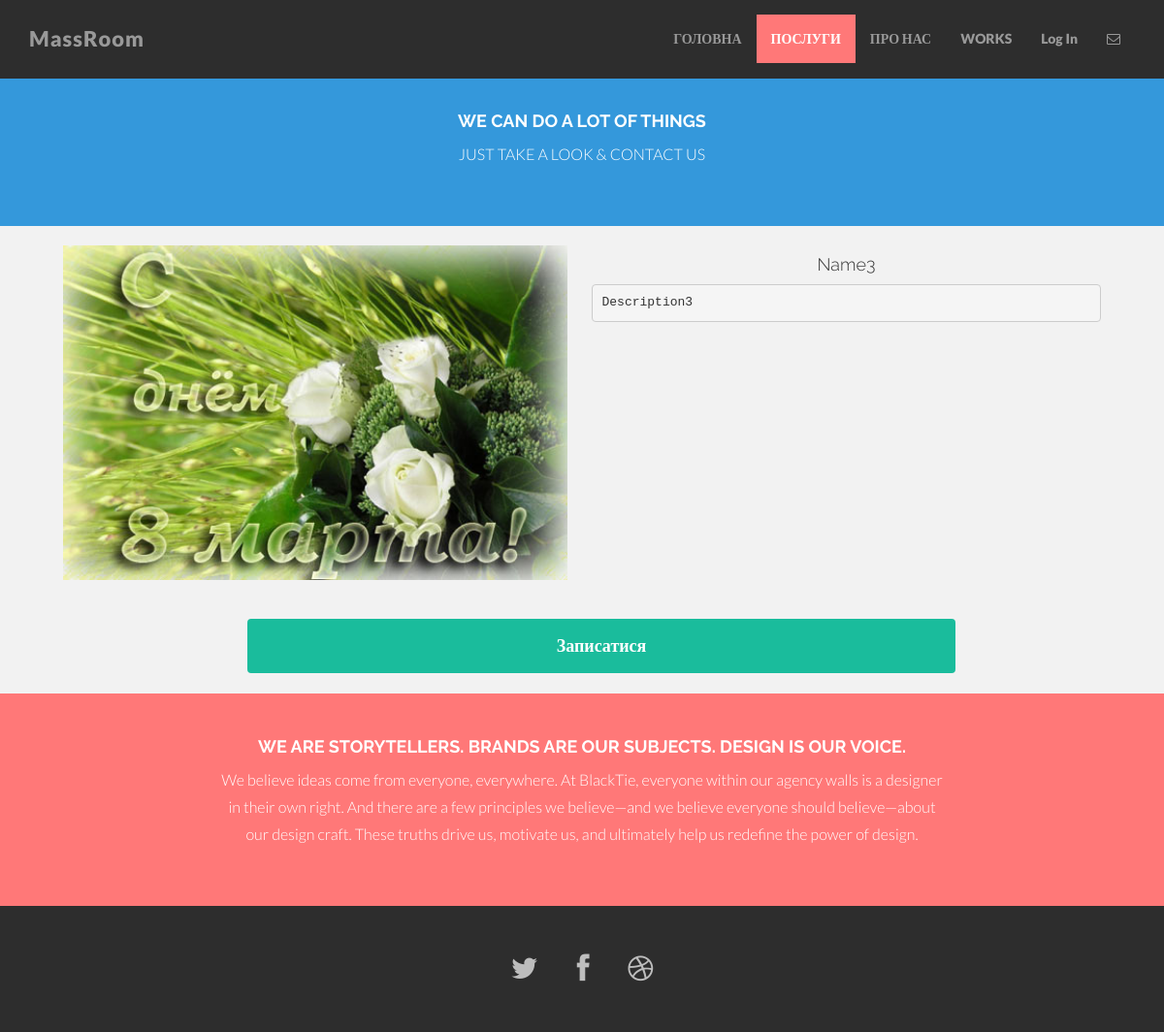
/service/3/, run on the app's committed database.
### massRoom/models.py (models this page shows, shortened)
class Service(models.Model):
    name = models.CharField(max_length=200)
    description = models.TextField()
    image = models.ImageField(upload_to='service_image')

### massRoom/views.py (the view)
# urls.py: url(r'^service/(?P<service_id>[0-9]+)/$', views.show_service, name='service'),
def show_service(request, service_id):
    service = get_object_or_404(Service, id=service_id)
    context = {
        'service': service
    }
    return render(request, 'massRoom/service.html', context)

### massRoom/templates/massRoom/service.html (shortened to what this page needs)
{% extends 'massRoom/base.html' %}
{% load staticfiles %}
{% block services_class %}active{% endblock %}
{% block content %}
    <div id="blue">
        <div class="container">
			<div class="row centered">
				<div class="col-lg-8 col-lg-offset-2">
				<h4><b>WE CAN DO A LOT OF THINGS</b></h4>
				<p>JUST TAKE A LOOK & CONTACT US</p>
				</div>
			</div>
		</div>
	</div>
	<div class="container">
        <div class="row centered" style="margin:20px">
            <div class="col-lg-6">
                <img src="{{ service.image.url }}" width="100%">
            </div>
            <div class="col-lg-6" style="padding-left: 10px">
                <h4>{{ service.name }}</h4>
                <pre style="text-align: left">{{ service.description }}</pre>
            </div>
        </div>
        <div class="col-lg-2">
        </div>
        <div class="row centered col-lg-8" style="margin:20px">
            <a class="button-signup spoiler-title">Записатися</a>
        </div>
        <div class="col-lg-2">
        </div>
    </div>
{% endblock %}

### massRoom/static/massRoom/css/main.css (style rules this page uses)
body { background-color: #f2f2f2; font-family: "Lato"; font-weight: 300; font-size: 16px; color: #555; -webkit-font-smoothing: antialiased; -webkit-overflow-scrolling: touch; margin-top: 70px; }
h1, h2, h3, h4, h5, h6 { font-family: "Raleway"; font-weight: 300; color: #333; }
p { line-height: 28px; margin-bottom: 25px; }
.centered { text-align: center; }
a { color: #f85c37; word-wrap: break-word; -webkit-transition: color 0.1s ease-in, background 0.1s ease-in; -moz-transition: color 0.1s ease-in, background 0.1s ease-in; -ms-transition: color 0.1s ease-in, background 0.1s ease-in; -o-transition: color 0.1s ease-in, background 0.1s ease-in; transition: color 0.1s ease-in, background 0.1s ease-in; }
a:before, a:after { -webkit-transition: color 0.1s ease-in, background 0.1s ease-in; -moz-transition: color 0.1s ease-in, background 0.1s ease-in; -ms-transition: color 0.1s ease-in, background 0.1s ease-in; -o-transition: color 0.1s ease-in, background 0.1s ease-in; transition: color 0.1s ease-in, background 0.1s ease-in; }
#blue { background: #3498db; padding-top: 35px; padding-bottom: 35px; }
#blue h4 { color: white; font-weight: 700; }
#blue p { color: white; }
.button-signup, .pricing-option .pricing-signup { border-radius: 4px; display: block; text-align: center; font-size: 18px; font-weight: bold; padding: 15px 10px; color: white; background: #1abc9c; }
.spoiler-title { cursor:pointer; }

### data on the page
Service: image (picture), name "Name3", description "Description3"
